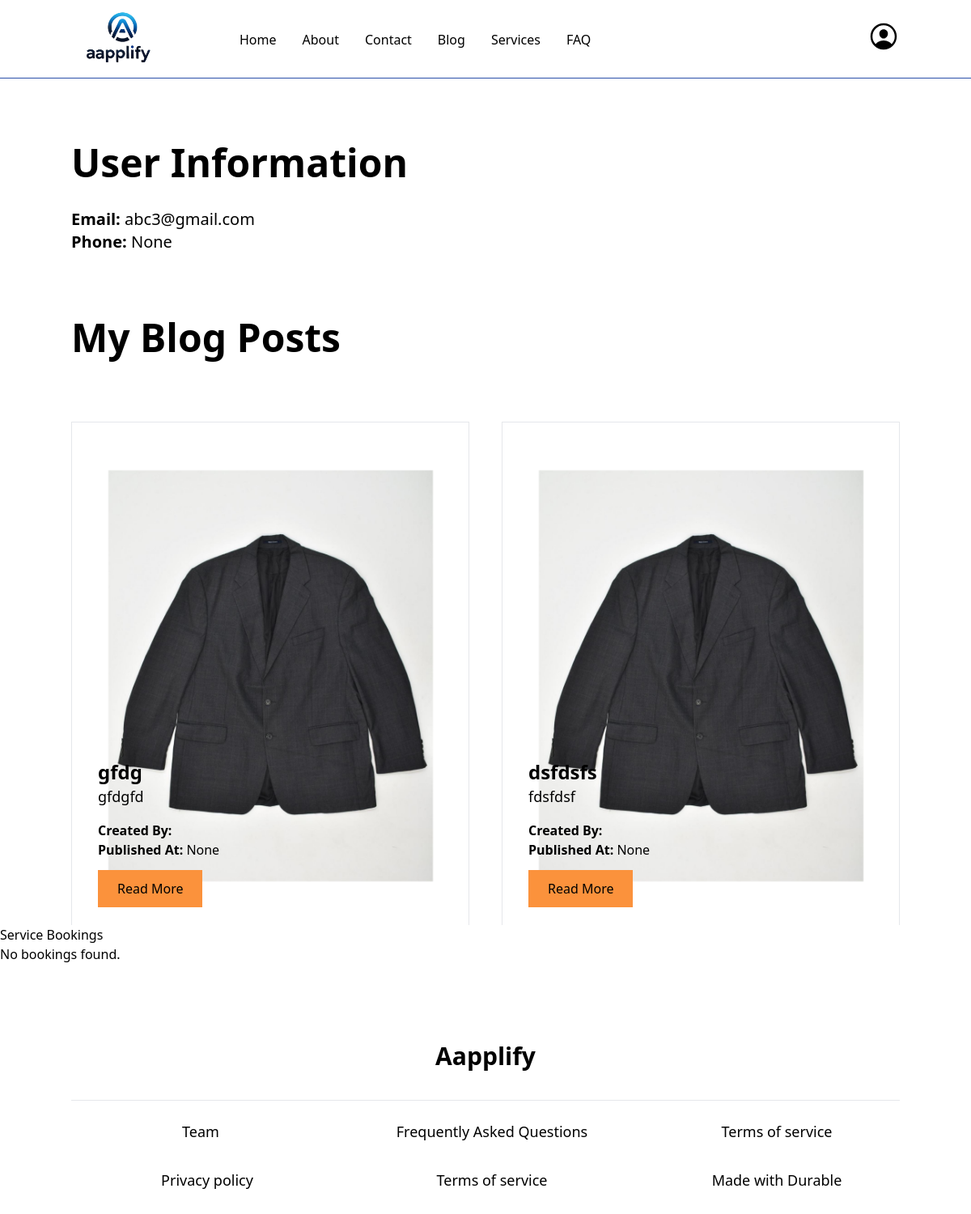
Before: /profile/ (signed in) with the older database file.
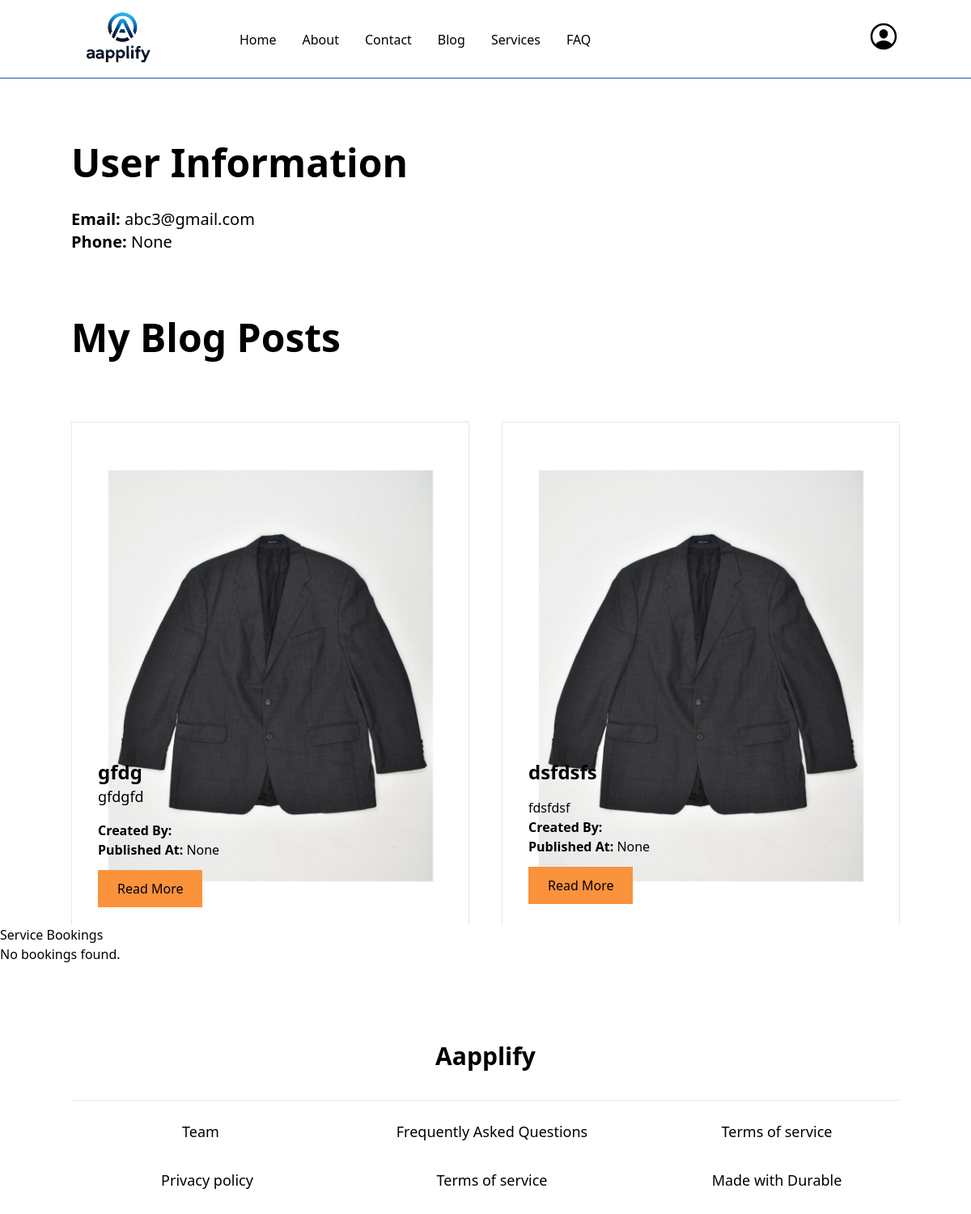
After: the same page with the newer database file.
### mainapp/views.py (the view)
# urls.py: path('profile/', ProfileView.as_view(), name='main_profile'),
class ProfileView(View):
    def get(self, request):
        profile = get_object_or_404(User, email=request.user)
        blogs = BlogPost.objects.filter(created_by=profile)
        booking = ServiceBooking.objects.filter(user=profile)
        context = {
        'profile': profile,
        'blogs': blogs,
        'booking': booking,
            }
        return render(request, 'pages/profile.html', context)

### authentication/models.py (called while the page is built)
    def __str__(self):
        return self.email

### templates/pages/profile.html
{% extends "mainbase.html" %}
{% load static %}
{% block content %}
    {% include "pages/profile/profile.html" %}
    {% include "pages/profile/blog.html" %}
    {% include "pages/profile/orders.html" %}
{% endblock content %}

Changed rows visible on the page:
changed BlogPost "dsfdsfs": body "fdsfdsf" → "<p>fdsfdsf</p>" (drawn)
